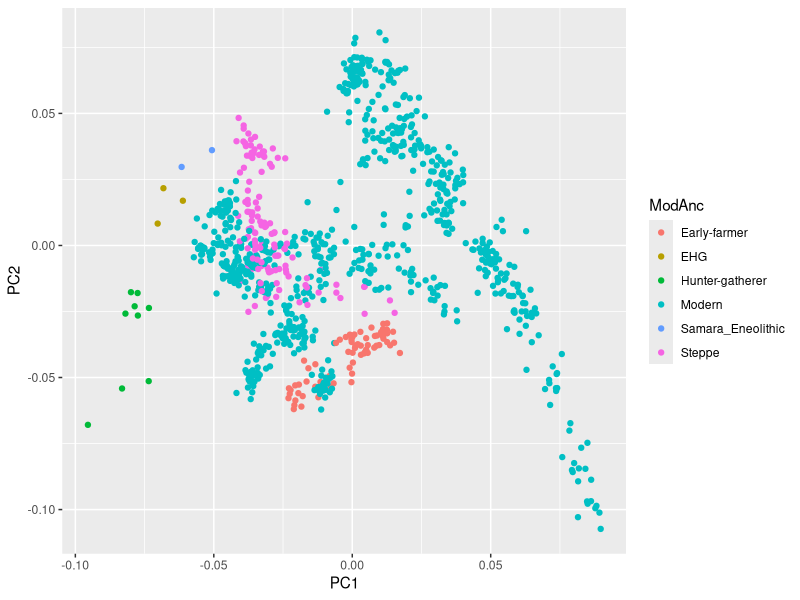
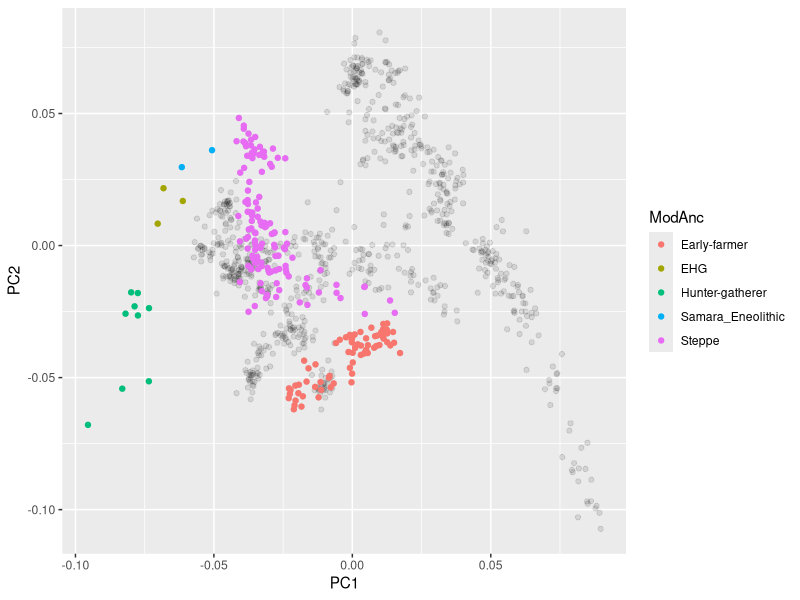
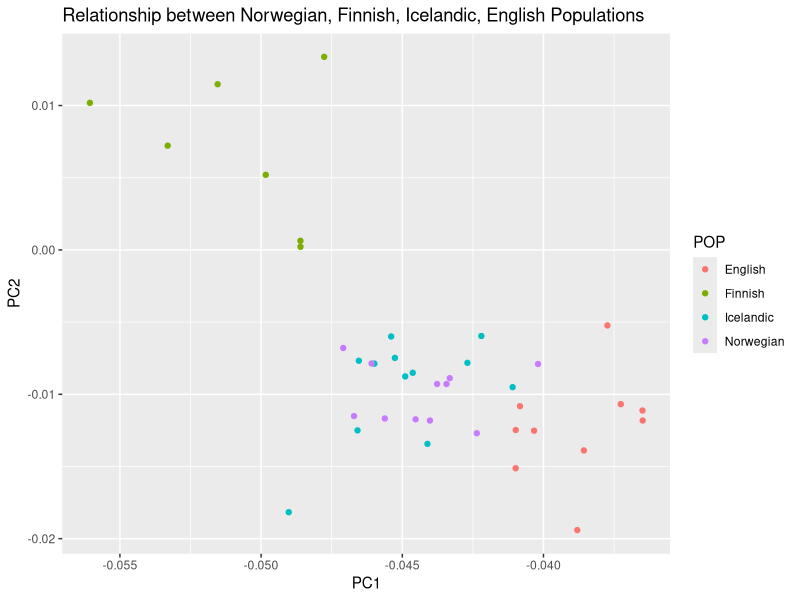
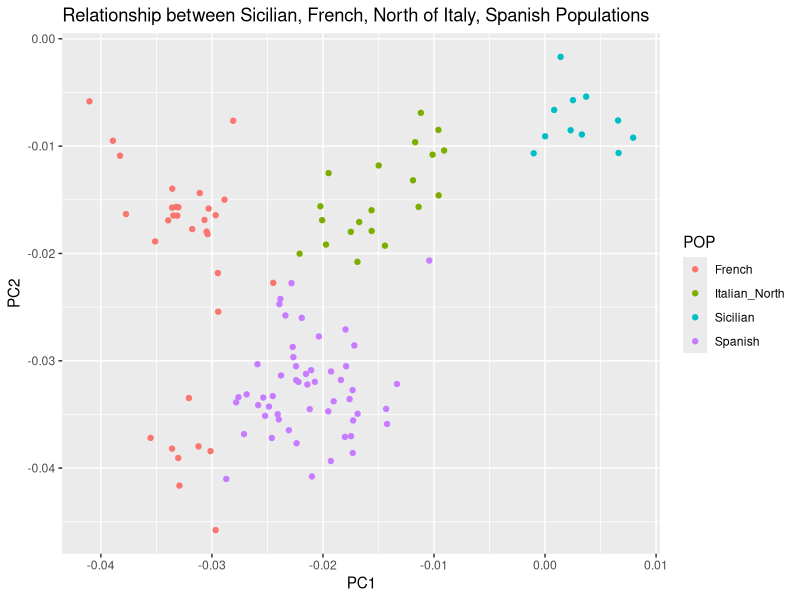
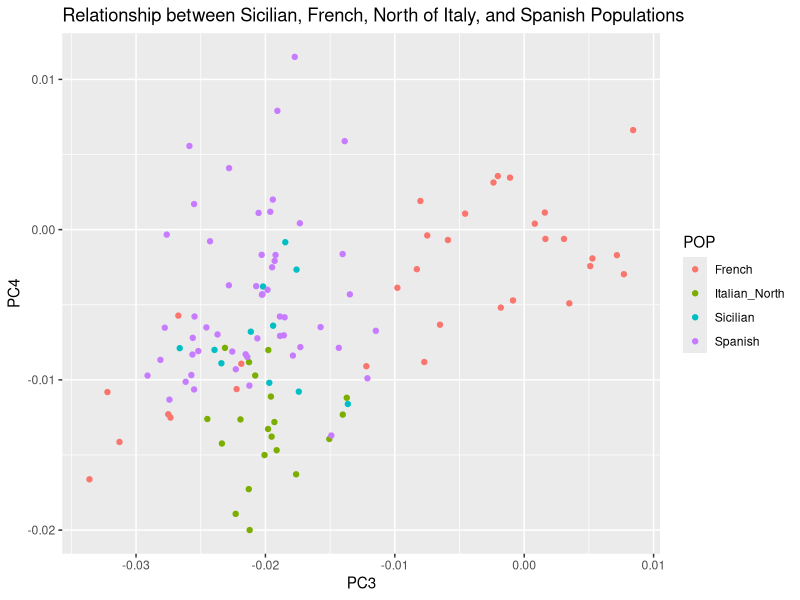
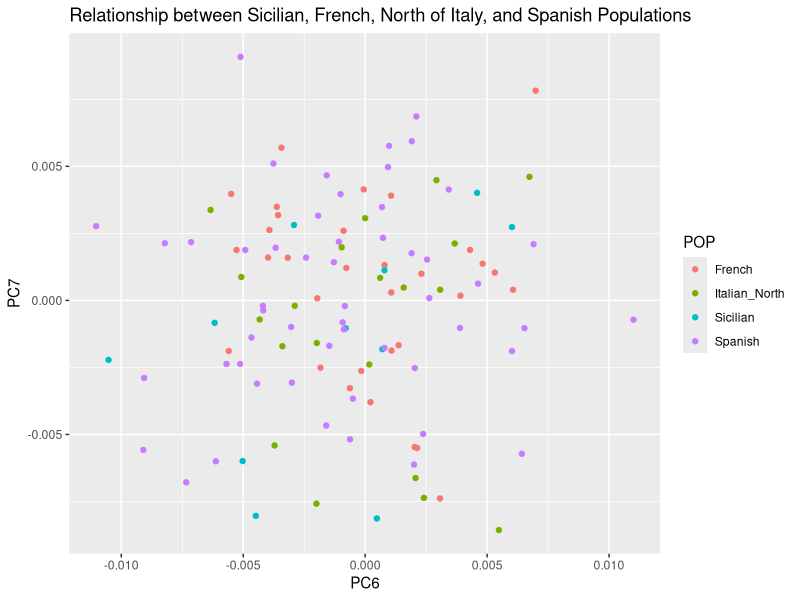
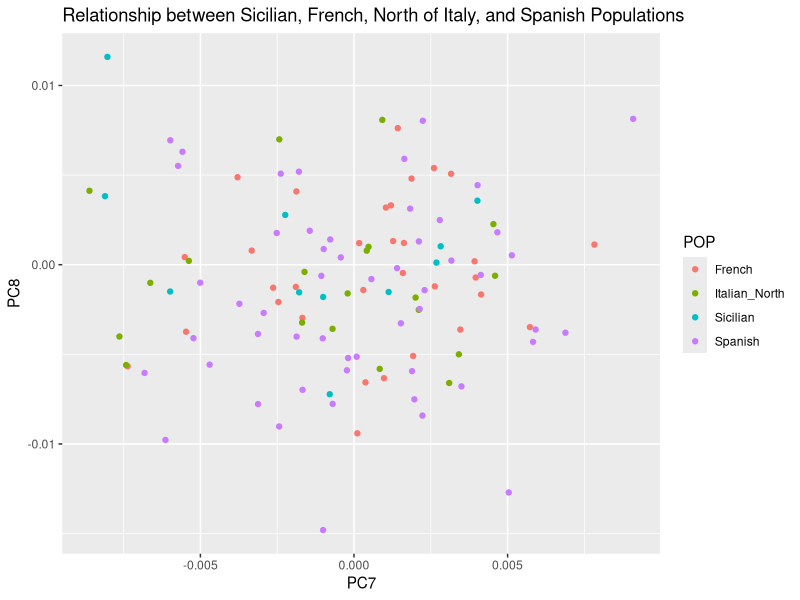
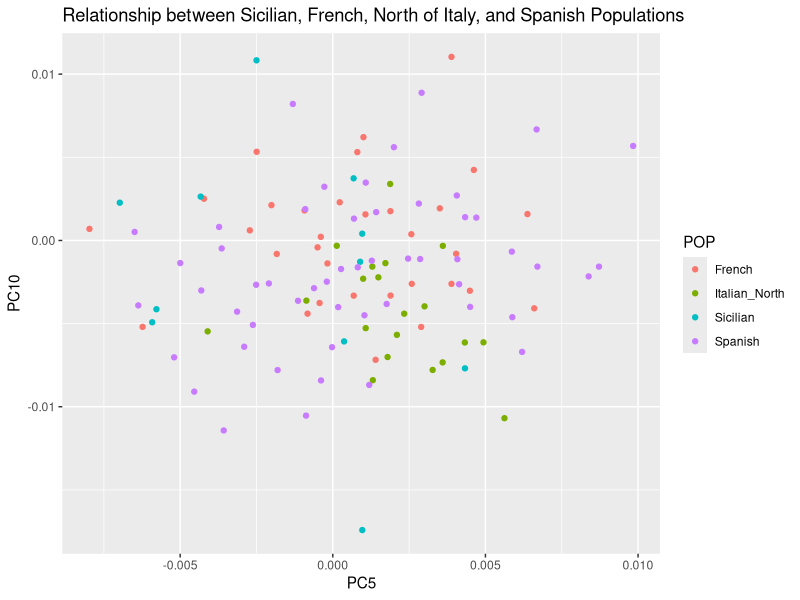

Recreate these plots in R, in order.
## ---- chunk 1
library(tidyverse)
## ---- chunk 2
WE_table <- read.table(file = 'dataWE.txt',sep = "", header = TRUE) # sep = '' consider any white space
## ---- chunk 3
ggplot(WE_table, aes(PC1,PC2)) +
  geom_jitter(aes(color = ModAnc)) # jitter adds noise to avoid overplotting
## ---- chunk 4
ggplot(WE_table, aes(PC1,PC2))+
  geom_point(alpha = 0.1) +
  geom_jitter(data = WE_table |> filter(!ModAnc=="Modern"), aes(color = ModAnc))
## ---- chunk 5
ggplot(data = WE_table |> filter(POP %in% c('English', 'Norwegian', "Finnish", "Icelandic")), #filtering
       aes(x = PC1, y = PC2, colour = POP)
         )+
  geom_jitter()+
  labs(title = "Relationship between Norwegian, Finnish, Icelandic, English Populations")
## ---- chunk 6
our_choice <- c("Sicilian", "French", "Italian_North", "Spanish")
ggplot(data = WE_table |> filter(POP %in% our_choice), #Filtering on our choices
       aes(x = PC1, y = PC2, colour = POP) 
       )+
  geom_jitter()+
  labs(title = "Relationship between Sicilian, French, North of Italy, Spanish Populations")
## ---- chunk 7
ggplot(data = WE_table |>  filter(POP %in% our_choice), #Filtering on our choices
       aes(x = PC3, y = PC4, colour = POP)
       )+
  geom_jitter()+
  labs(title = "Relationship between Sicilian, French, North of Italy, and Spanish Populations")
## ---- chunk 8
filtered <-  WE_table |> filter(POP%in% our_choice)
## ---- chunk 9
# PC6 and PC7
ggplot(data = WE_table |>  filter(POP %in% our_choice), #Filtering on our choices
       aes(x = PC6, y = PC7, colour = POP)
       )+
  geom_jitter()+
  labs(title = "Relationship between Sicilian, French, North of Italy, and Spanish Populations")

# PC7 and PC8
ggplot(data = WE_table |>  filter(POP %in% our_choice), #Filtering on our choices
       aes(x = PC7, y = PC8, colour = POP)
       )+
  geom_jitter()+
  labs(title = "Relationship between Sicilian, French, North of Italy, and Spanish Populations")

# PC5 and PC10
ggplot(data = WE_table |> filter(POP %in% our_choice), #Filtering on our choices
       aes(x = PC5, y = PC10, colour = POP)
       )+
  geom_jitter()+
  labs(title = "Relationship between Sicilian, French, North of Italy, and Spanish Populations")
## ---- chunk 10
# ?merge  --> merge two data frames by common columns or row names
WE_LatLong <- read.table("dataWE_LatLong.txt", header = TRUE)
WE_merged <- merge(x = WE_table, y= WE_LatLong, by = "IND") # merging by the IND column
# Correlation between Latitude and PC1
plot(
  x = WE_merged$Latitude, 
  y = WE_merged$PC1,
  main = "Correlation Between Latitude and PC1",  # Title of the plot
  xlab = "Latitude",  # Label for the x-axis
  ylab = "PC1"        # Label for the y-axis
)
Cor_Lat_PC1 <- cor.test(WE_merged$Latitude, WE_merged$PC1)
Cor_Lat_PC1

# Correlation between Latitude and PC2
plot(
  x = WE_merged$Latitude, 
  y = WE_merged$PC2,
  main = "Correlation Between Latitude and PC2", 
  xlab = "Latitude", 
  ylab = "PC2"
)
Cor_Lat_PC2 <- cor.test(WE_merged$Latitude, WE_merged$PC2)
Cor_Lat_PC2

# Correlation between Longitude and PC1
plot(
  x = WE_merged$Longitude, 
  y = WE_merged$PC1,
  main = "Correlation Between Longitude and PC1", 
  xlab = "Longitude", 
  ylab = "PC1"
)
Cor_Lon_PC1 <- cor.test(WE_merged$Longitude, WE_merged$PC1)
Cor_Lon_PC1

# Correlation between Longitude and PC2
plot(
  x = WE_merged$Longitude, 
  y = WE_merged$PC2,
  main = "Correlation Between Longitude and PC2", 
  xlab = "Longitude", 
  ylab = "PC2"
)
Cor_Lon_PC2 <- cor.test(WE_merged$Longitude, WE_merged$PC2)
Cor_Lat_PC2

Correlations <- data.frame(
  Group = c("Lat_PC1", "Lat_PC2", "Lon_PC1", "Lon_PC2"),
 Correlation_Coefficient = c(
    as.numeric(Cor_Lat_PC1$estimate),
    as.numeric(Cor_Lat_PC2$estimate),
    as.numeric(Cor_Lon_PC1$estimate),
    as.numeric(Cor_Lon_PC2$estimate)
  ),
  P_value = c(Cor_Lat_PC1$p.value, Cor_Lat_PC2$p.value, Cor_Lon_PC1$p.value, Cor_Lon_PC2$p.value)
  )
Correlations
## ---- chunk 11
# Import dataset
EE_table <- read.table("dataEE.txt", header = TRUE, sep = "\t", stringsAsFactors = FALSE)

# Plot
ggplot(data = EE_table, aes(x = PC1, y = PC2, colour = POP))+
  geom_jitter()+
  labs(title = "Relationship between Russia Baikal, Russia Bering, Russia, USA Aleut, USA Kuskokwim, and Siberian Populations")
